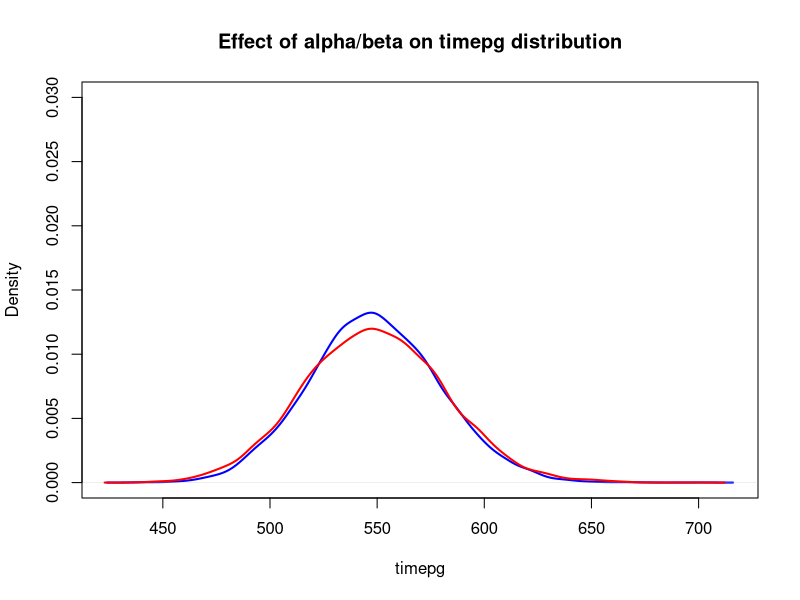
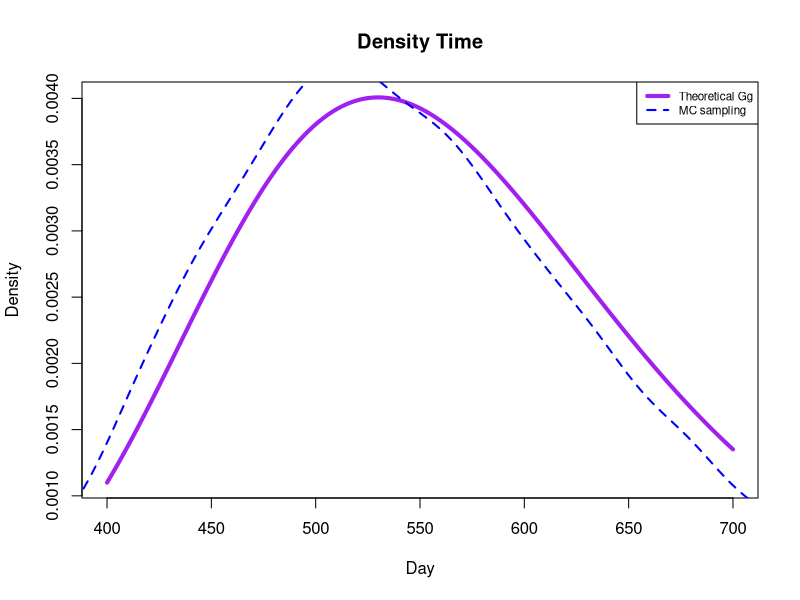

Write the R code that produced these figures, in order.
set.seed(2025)
M <- 10^4
Nneed <- 324
lambda <- 0.591
alpha <- 32.4
beta <- 54.8
t <- seq(1, 550, 1)


timepg <- rep(0, M)
csumpg <- rep(0, M)

dgammagamma <- function(t, alpha, b, c) {
	log_dens <- alpha * log(b) - lbeta(alpha, c) + (c - 1) * log(t) - (alpha + c) * log(b + t)
	dens <- exp(log_dens)
	return(dens)
}

pgammagamma <- function(t, alpha, b, c) {
	sapply(t, function(x) {
		integrate(function(u) dgammagamma(u, alpha, b, c), lower = 0, upper = x)$value
	})
}

### Option 1

simulate_time_to_threshold <- function(Nneed, alpha, beta) {
	csumpg <- 0
	timepg <- 0
	while (csumpg < Nneed) {
		lambdar <- rgamma(1, shape = alpha, rate = beta)
		csumpg <- csumpg + rpois(1, lambda = lambdar)
		timepg <- timepg + 1
	}
	return(timepg)
}

timepg_1 <- replicate(M, simulate_time_to_threshold(Nneed, 3.24, 5.48))
timepg_2 <- replicate(M, simulate_time_to_threshold(Nneed, 324, 548))

plot(density(timepg_2), col = "blue", lwd = 2,
		 main = "Effect of alpha/beta on timepg distribution",
		 xlab = "timepg", ylim = c(0, 0.03))
lines(density(timepg_1), col = "red", lwd = 2)


## we see here that no matter how we change alpha and beta, does not
## affect the variance in the density for time



### Option 2

simulate_time_variable_lambda <- function(Nneed, alpha, beta) {
	csumpg <- 0
	timepg <- 0
	while (csumpg < Nneed) {
		lambdar <- rgamma(1, shape = alpha, rate = beta) 
		csumpg <- csumpg + rpois(1, lambda = lambdar)
		timepg <- rgamma(1, shape = Nneed, rate = lambdar) + 1
	}
	return(timepg)
}

timepg <- replicate(M, simulate_time_variable_lambda(Nneed, 32.4, 54.8))


mean(timepg>548)
## I am worried about this relatively low probability
1-pgammagamma(548, alpha = alpha, b = beta, c = 324)

t_vals <- 400:700

plot(t_vals, dgammagamma(t_vals, alpha = 32.4, b = 54.8, c = Nneed), 
		 type = "n",
		 main = "Density Time",
		 xlab = "Day",
		 ylab = "Density")

lines(t_vals, dgammagamma(t_vals, alpha = 32.4, b = 54.8, c = Nneed), 
			lwd = 4,
			col = "purple")

lines(density(timepg), 
			col = "blue",
			lwd = 2,
			lty = 2)

legend("topright",
			 legend = c("Theoretical Gg", "MC sampling"),
			 col = c("purple", "blue"),
			 lwd = c(4, 2),
			 lty = c(1, 2),
			 cex = 0.7)

## this can be a good MC alternative, what do you think?


### simulations for fixed lambda

simulate_time_fixed_lambda <- function(Nneed, alpha, beta) {
	csumpg <- 0
	timepg <- 0
	fixed_lambda <- alpha / beta
	while (csumpg < Nneed) {
		csumpg <- csumpg + rpois(1, lambda = fixed_lambda)
		timepg <- timepg + 1
	}
	return(timepg)
}

time_fixed <- replicate(M, simulate_time_fixed_lambda(Nneed, alpha, beta))
